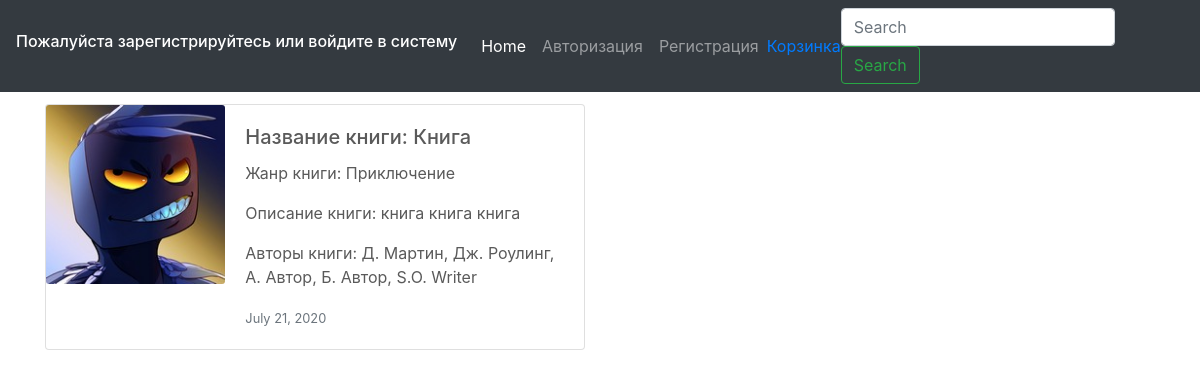
The page /17/detailbook/ on the database as committed earlier.
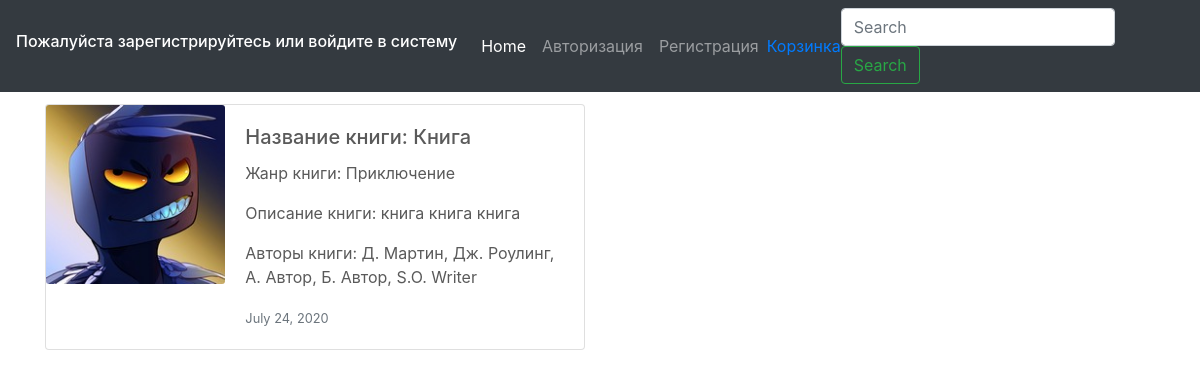
The same page on the database as committed later.
### testapp/models.py (models this page shows, shortened)
class Book(models.Model):
    CATEGORY = (
        ('На складе', 'На складе'),
        ('Отсутствует на складе', 'Отсутствует на складе')
    )
    name = models.CharField(
        verbose_name='Название Книги', max_length=200
        )
    description = models.TextField(
        verbose_name='Описание Книги', null=True, blank=True
        )
    genre = models.ForeignKey(
        Genre, on_delete=models.PROTECT, verbose_name='Жанр Книги',
        )
    writer = models.ManyToManyField(
        Writer)
    created = models.DateField(
        verbose_name='Создано', auto_now=False, auto_now_add=True
        )
    updated = models.DateField(
        verbose_name='Изменено', auto_now=True, auto_now_add=False
        )
    book_image = models.ImageField(
        verbose_name='Изображение книги', upload_to='profile', null=True, blank=True
        )
    price = models.FloatField(verbose_name='Цена', null=True)
    category = models.CharField(verbose_name='Статус', null=True, max_length=25, choices=CATEGORY)
    quantity_in_stok = models.IntegerField(verbose_name='Количество на складе', max_length=3)

class Genre(models.Model):
    name = models.CharField(verbose_name='Название жанра', max_length=100)
    description = models.TextField(verbose_name='Описание жанра', null=True, blank=True)
    def __str__(self):
        return self.name

class Writer(models.Model):
    name = models.CharField(verbose_name='ФИО Автора', max_length=100)
    def __str__(self):
        return self.name

### testapp/views.py (the view)
# urls.py: path('<int:pk>/detailbook/', DetailBook.as_view(), name='detailbook'),
class DetailBook(DetailView):
    model = Book
    template_name = 'testapp/detailbook.html'

### testapp/templates/testapp/detailbook.html (shortened to what this page needs)
{% extends 'base.html' %}
{% load static %}
{% block body %}
<div class="container">
<h1>Detail Book</h1>
</div>
<div class="container">
    <div class="card mb-3" style="max-width: 540px;">
        <div class="row no-gutters">
          <div class="col-md-4">
            <img src="{{ object.book_image.url }}" class="card-img" alt="...">
          </div>
          <div class="col-md-8">
            <div class="card-body">
              <h5 class="card-title"> Название книги: {{ object.name }}</h5>
              <p class="card-text"> Жанр книги: {{ object.genre }}</p>
              <p class="card-text"> Описание книги: {{ object.description }}</p>
              <p class="card-text"> Авторы книги: {{object.writer.all|join:', '}}</p>
              <p class="card-text"><small class="text-muted">{{ object.updated }}</small></p>
            </div>
          </div>
        </div>
      </div>
{% endblock body %}

Rows that differ between the two databases and show on the page:
changed Book "Книга": updated "July 21, 2020" → "July 24, 2020"
